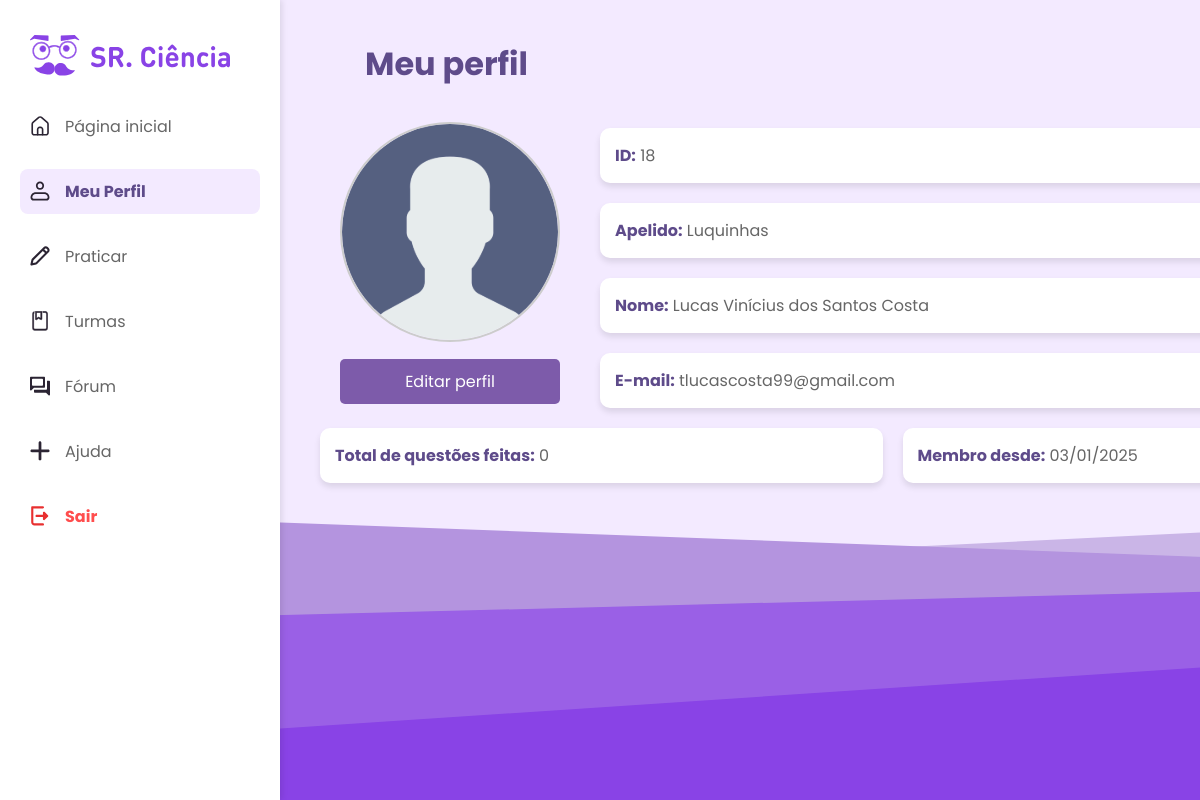
The page /perfil/aluno/ (signed in) on the database its author committed.
### srciencia_auth/models/Usuario.py (models this page shows, shortened)
class Usuario(AbstractUser):
    nome = models.CharField(max_length=255, blank=False, null=False, verbose_name="Nome Completo")
    perfil = models.IntegerField(choices=PERFIL, default=2)
    email = models.EmailField(unique=True)
    foto = models.ImageField(upload_to='fotos_perfil/', blank=True, null=True)
    data_cadastro = models.DateTimeField(auto_now_add=True)
    data_alteracao = models.DateTimeField(auto_now=True)
    situacao = models.CharField(max_length=100, blank=True, null=True)

### srciencia_core/views/PerfilView.py (the view)
@login_required
def aluno_perfil(request):
    if request.user.perfil != 2:
        return render(request, '403.html', status=403)
    user = request.user
    total_questoes_feitas = Resolucao.objects.filter(aluno=user).count()
    context = {
        'user_id': user.id,
        'apelido': user.username,
        'nome': user.nome,
        'email': user.email,
        'data_cadastro': user.data_cadastro.strftime('%d/%m/%Y'),
        'total_questoes_feitas': total_questoes_feitas,  # Questões feitas
    }
    return render(request, 'aluno_perfil.html', context)

### srciencia_core/context_processors.py (called while the page is built)
def active_menu(request):
    menu_map = {
        "pagina_inicial": "pagina_inicial",
        "professor_turmas": "turmas",
        "turmas": "turmas",
        "pendentes": "praticar",
        "ajuda": "ajuda",
        "meu_perfil": "meu_perfil",
    }
    active_menu = None
    if request.resolver_match:
        active_menu = menu_map.get(request.resolver_match.url_name)
    return {"active_menu": active_menu}

### srciencia_core/templates/aluno_perfil.html (shortened to what this page needs)
{% load static %}
<!DOCTYPE html>
<html lang="pt-br">
<head>
    <link rel="stylesheet" href="{% static 'css/global.css' %}">
    <link rel="stylesheet" href="{% static 'css/global-core.css' %}">
    <link rel="stylesheet" href="{% static 'css/perfil.css' %}">
</head>
<body>
    <div class="container">
        <aside class="sidebar">
            <div class="logo">
                <img src="{% static 'assets/sr_ciencia.svg' %}" alt="SR. Ciência">
            </div>
            <nav>
                <ul>
                    <li><a href="{% url 'pagina_inicial' %}"><img src="{% static 'assets/home.svg' %}" alt="">Página inicial</a></li>
                    <li>
                        <a href="{% if user.perfil == 3 %}{% url 'professor_perfil' %}{% elif user.perfil == 2 %}{% url 'aluno_perfil' %}{% endif %}" class="active">
                            <img src="{% static 'assets/profile.svg' %}" alt="">Meu Perfil
                        </a>
                    </li>
                    <li><a href="{% url 'aluno_praticar' %}"><img src="{% static 'assets/practice.svg' %}" alt="">Praticar</a></li>
                    <li>
                        <a href="{% if user.perfil == 3 %}{% url 'professor_turmas' %}{% else %}{% url 'turmas' %}{% endif %}">
                            <img src="{% static 'assets/classes.svg' %}" alt="">Turmas
                        </a>
                    </li>
                    <li><a href="#"><img src="{% static 'assets/forum.svg' %}" alt="">Fórum</a></li>
                    <li><a href="#"><img src="{% static 'assets/help.svg' %}" alt="">Ajuda</a></li>
                    <li><a href="{% url 'login' %}" class="logout"><img src="{% static 'assets/logout.svg' %}" alt="">Sair</a></li>
                </ul>
            </nav>
        </aside>
        <main class="main-container">
            <section class="profile-section">
                <h1>Meu perfil</h1>
                <div class="profile-card">
                    <div class="profile-header">
                        <div class="profile-image">
                            {% if user.foto %}
                                <img src="{{ user.foto.url }}" alt="Foto do perfil" id="profile-image">
                            {% else %}
                                <img src="{% static 'assets/user.svg' %}" alt="Foto do perfil" id="profile-image">
                            {% endif %}
                        </div>
                        <button id="open-edit-modal" class="btn-edit-perfil">Editar perfil</button>
                    </div>
                    <div class="additional-info" style="display: flex; flex-direction: column;">
                        <div class="info-box">
                            <p><strong>ID:</strong> {{ user_id }}</p>
                        </div>
                        <div class="info-box">
                            <p><strong>Apelido:</strong> {{ apelido }}</p>
                        </div>
                        <div class="info-box">
                            <p><strong>Nome:</strong> {{ nome }}</p>
                        </div>
                        <div class="info-box">
                            <p><strong>E-mail:</strong> {{ email }}</p>
                        </div>
                    </div>
                </div>
                <div class="additional-info" style="margin-top: 0px;">
                    <div class="info-box">
                        <p><strong>Total de questões feitas:</strong> {{ total_questoes_feitas }}</p>
                    </div>
                    <div class="info-box">
                        <p><strong>Membro desde:</strong> {{ data_cadastro }}</p>
                    </div>
                </div>
            </section>
            <figure>
                <img src="{% static 'assets/detalhe_perfil.svg' %}" alt="Foto do perfil" class="detalhe_perfil">
            </figure>
        </main>
    </div>
</body>
</html>

### srciencia_auth/static/css/global.css (style rules this page uses)
* { margin: 0; padding: 0; box-sizing: border-box; scroll-behavior: smooth; font-family: 'Poppins', sans-serif; text-decoration: none; }
:root { --color-white: #FFFFFF; --color-light-purple: #EFE3FF; --color-medium-purple: #7F57B3; --color-dark-purple: #695880; --color-primary-purple: #8943E6; --color-light-gray: #F2F2F2; --color-medium-gray: #C9C9C9; --color-dark-gray: #48444C; --color-dark-purple-gray: #2B2433; --color-red: #E83030; --box-shadow: 0 0px 10px rgba(0, 0, 0, 0.2); }
html, body { display: flex; flex-direction: column; min-height: 100dvh; }
main { flex-grow: 1; }

### srciencia_core/static/css/global-core.css (style rules this page uses)
:root { --light-purple: #f3eaff; --dark-purple: #5e4b8a; --primary-purple: #7d5baa; --white: #ffffff; --gray: #666666; --light-gray: #cccccc; --danger-red: #ff4d4d; --green: #4caf50; --orange: #ff9800; }
html, body { height: 100%; overflow: hidden; }
body { overflow-y: auto; }
.main-container { flex: 1; padding: 20px; overflow-y: auto; margin-left: 70px; }
body { margin: 0; font-family: 'Roboto', Arial, sans-serif; background-color: var(--light-purple); color: var(--gray); }
main { padding: 3rem 3rem; display: flex; flex-direction: column; gap: 1rem; max-width: 80rem; }
.container { display: flex; min-height: 100vh; }
.sidebar { width: 280px; min-width: 280px; background-color: var(--white); padding: 20px; box-shadow: 2px 0 6px rgba(0, 0, 0, 0.1); position: sticky; top: 0; height: 100vh; overflow-y: auto; }
.sidebar .logo img { width: 100%; max-width: 200px; margin: 15px 0 10px 10px; }
.sidebar nav ul { list-style: none; padding: 0; margin: 0; margin-top: 10px; }
.sidebar nav ul li { margin-bottom: 20px; }
.sidebar nav ul li a { display: flex; align-items: center; gap: 15px; padding: 10px; text-decoration: none; color: var(--gray); border-radius: 8px; transition: background-color 0.3s ease, color 0.3s ease; }
.sidebar nav ul li a img { width: 20px; height: 20px; }
.sidebar nav ul li a.active { background-color: var(--light-purple); color: var(--dark-purple); font-weight: bold; }
.sidebar nav ul li a.logout { color: var(--danger-red); font-weight: bold; }

### srciencia_core/static/css/perfil.css (style rules this page uses)
:root { --light-purple: #f3eaff; --dark-purple: #5e4b8a; --primary-purple: #7d5baa; --white: #ffffff; --gray: #666666; --light-gray: #cccccc; --black: #000000; }
html { overflow-x: hidden; }
.sidebar { z-index: 1 !important ; }
body { font-family: 'Roboto', Arial, sans-serif; margin: 0; padding: 0; background-color: var(--light-purple); color: var(--gray); }
.container { display: flex; min-height: 100vh; }
.main-container { flex: 1; padding: 40px; margin-left: 0px; }
.profile-section h1 { font-size: 2rem; color: var(--dark-purple); font-weight: bold; margin-left: 45px; }
.profile-section .info-box { width: 865px; }
.profile-section { width: 1145px; }
.profile-card { display: flex; align-items: center; border-radius: 10px; padding: 20px; gap: 40px; }
.profile-image img { width: 220px; height: 220px; border-radius: 50%; border: 2px solid var(--light-gray); object-fit: cover; margin-left: 0px; margin-bottom: 10px; }
.btn-edit-perfil { background-color: var(--primary-purple); color: var(--white); border: none; border-radius: 5px; padding: 8px 15px; font-size: 1rem; cursor: pointer; transition: background-color 0.3s ease; width: 220px; height: 45px; margin-bottom: -10px; }
.additional-info { display: flex; justify-content: space-between; margin-top: 20px; gap: 20px; }
.info-box { background-color: var(--white); padding: 15px; border-radius: 10px; box-shadow: 0 4px 6px rgba(0, 0, 0, 0.1); flex: 1; text-align: start; font-size: 1rem; color: var(--gray); width: 1000px; }
.info-box p strong { color: var(--dark-purple); }
.detalhe_perfil { position: fixed; width: 1900px; left: 0px; }

### rows shown on the page
Usuario: username "Luquinhas", nome "Lucas Vinícius dos Santos Costa", email "tlucascosta99@gmail.com"

### other values the page prints
{{ user_id }} "18"
{{ total_questoes_feitas }} "0"
{{ data_cadastro }} "03/01/2025"
